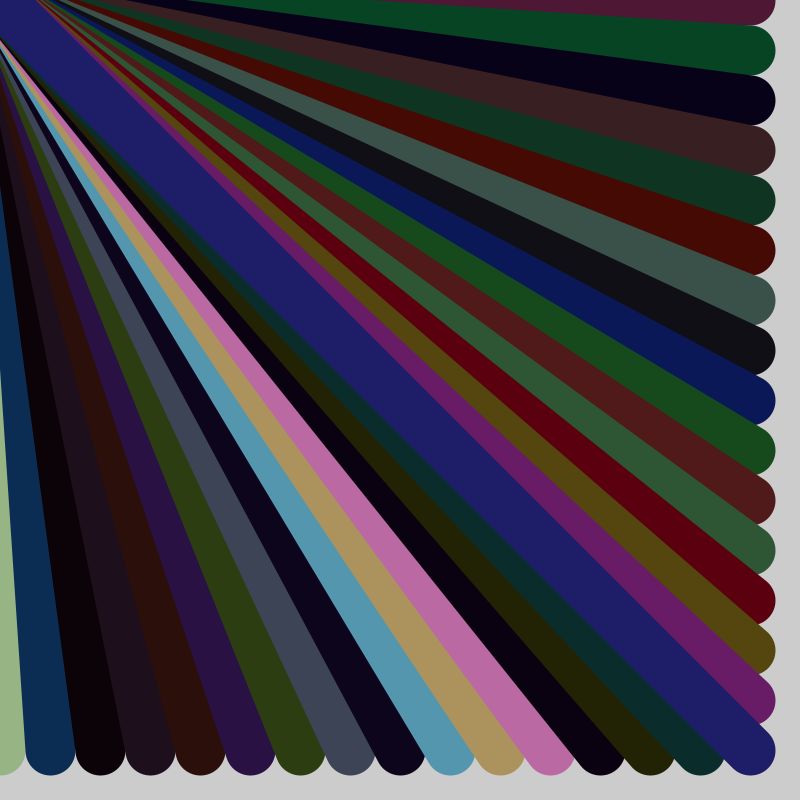
Frame 1 (no input)
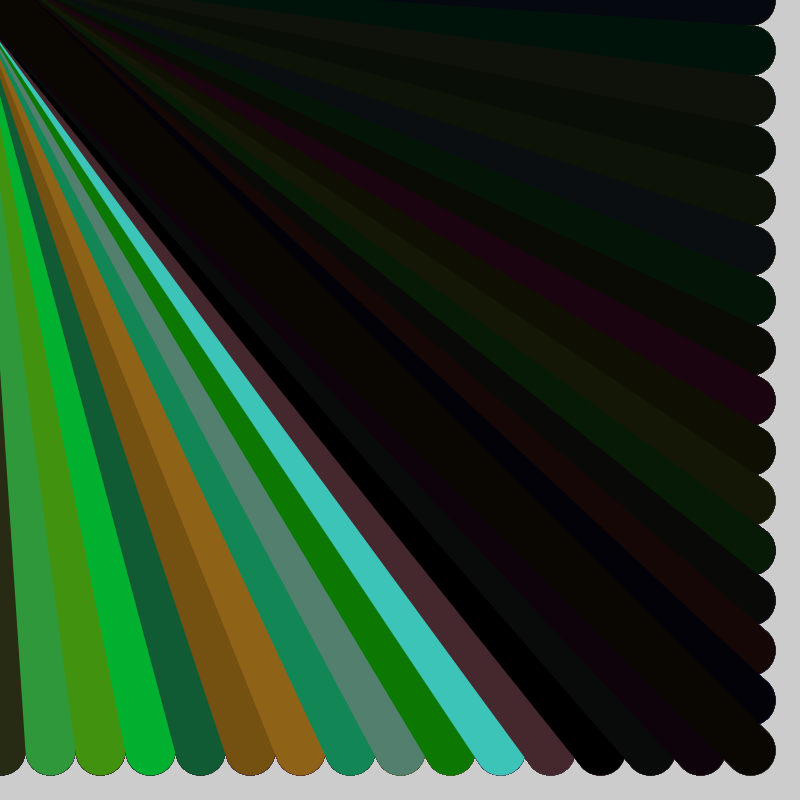
Frame 60 (the mouse pressed at the canvas centre just before this capture)
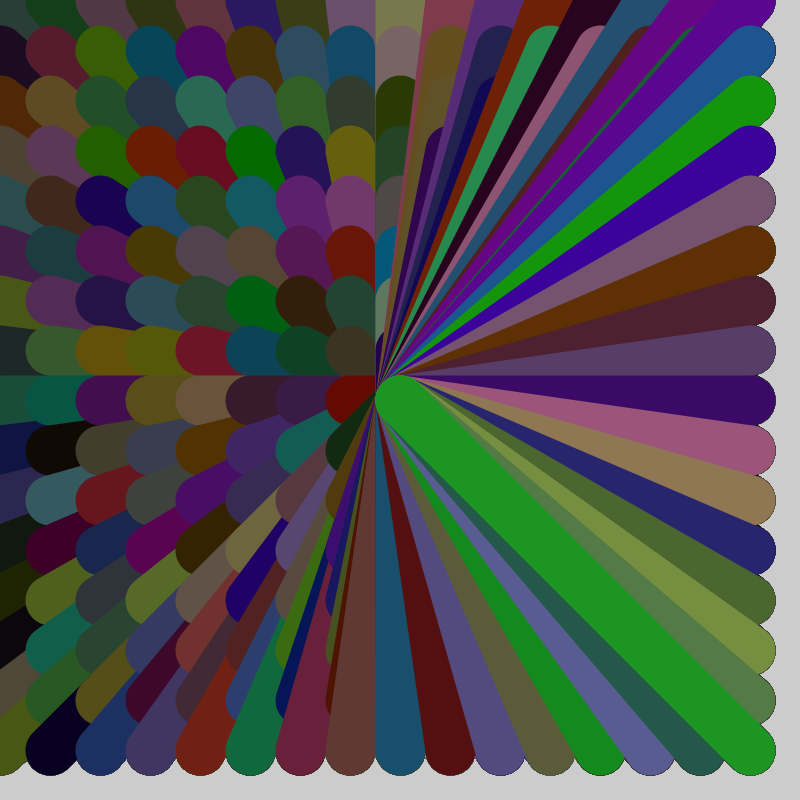
Frame 120 (the mouse held since frame 60 and released just before this capture)

The Processing sketch that drew these frames (run headless with seeded random() and noise(); from frame 60 on, the mouse is pressed at the canvas centre):

// Processing sketch: processing_33910
// ── processing_33910.pde



void setup() {
  size(800, 800);
  smooth();


}

void draw() {
  
    
    for (int i=0; i<width; i+=50) {
      for (int j=0; j<height; j+=50) {
        float m = millis();
        stroke(random(m%255), random(m%255), random(m%255));
        strokeWeight(50);
        //line(pmouseX,pmouseY, i,j);
        line(pmouseX,pmouseY,i,j);
      }
    }
  }


  
